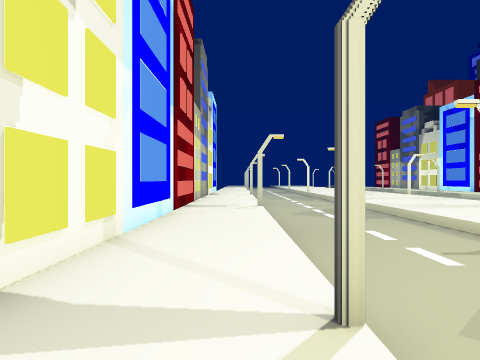
view 1 (above)

24 first-person views from a walk through a scene from a Unity 3-D project. The camera is 0.72 m above the floor, looks level and sees 70° across. The floor is counted in squares, 1 m on a side. Each view is taken from the middle of a square. On the plan, view 1 faces up. The plan holds only what a view shows up to about 11 squares ahead; the rest is blank. The place goes on beyond the plan. The player is left out.

view 2
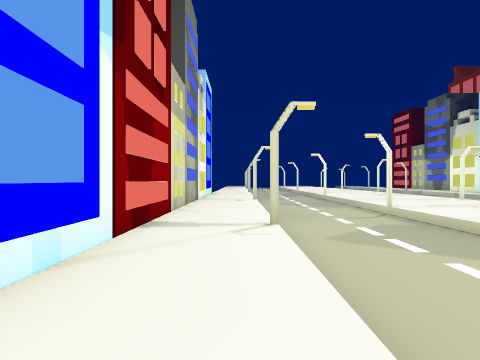

view 3
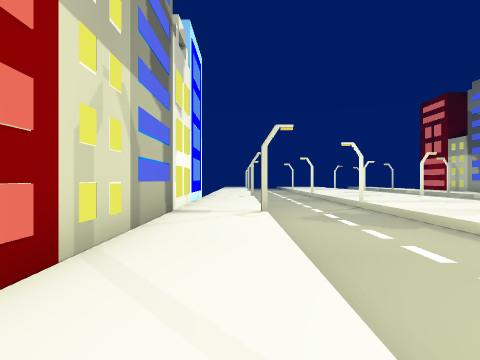

view 4
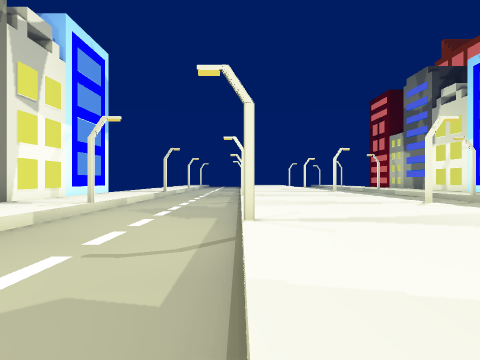

view 5
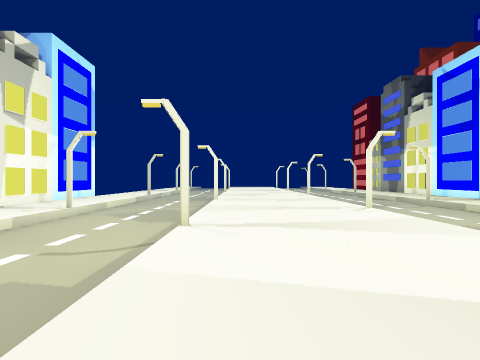

view 6
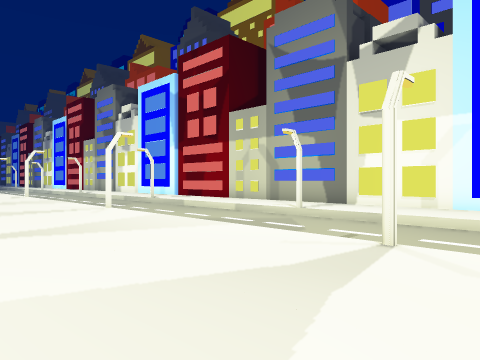

view 7
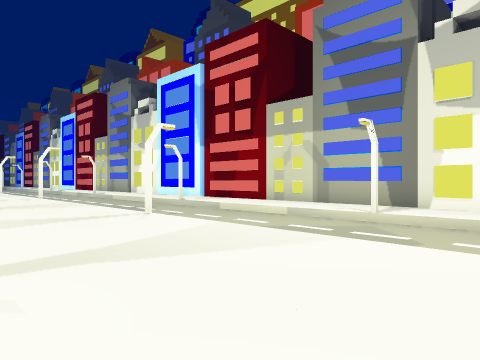

view 8
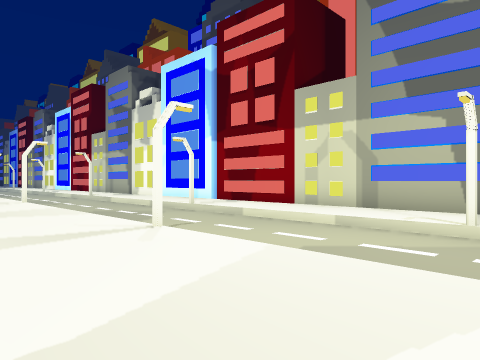

view 9
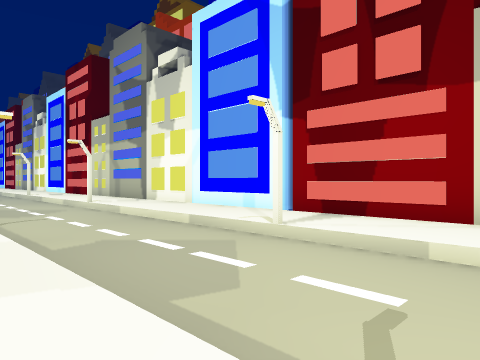

view 10
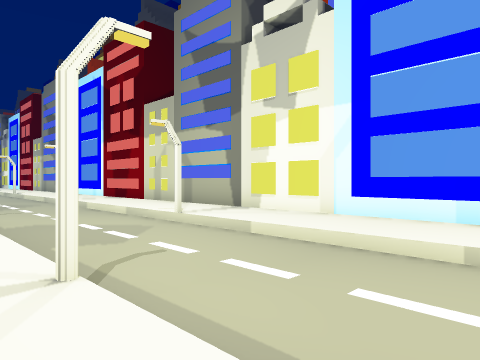

view 11
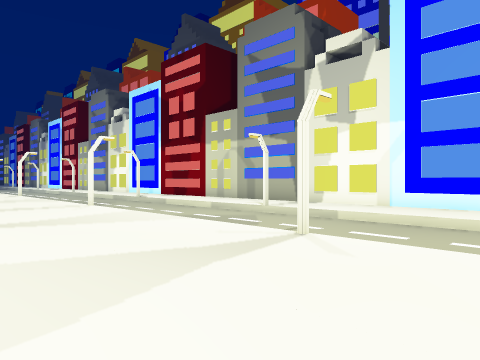

view 12
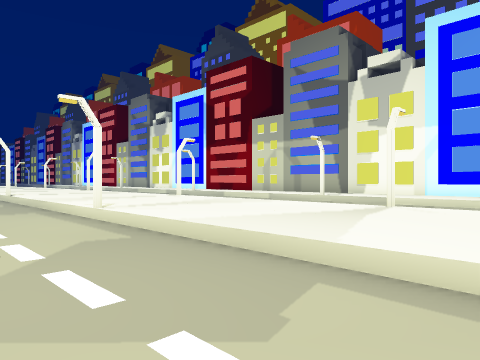

view 13
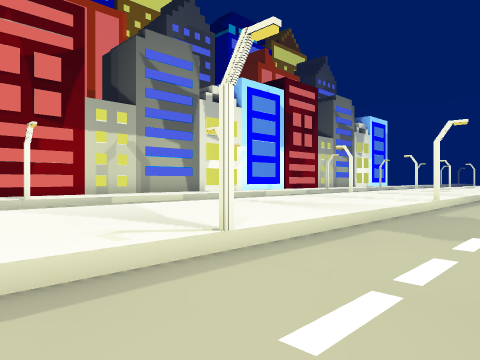

view 14
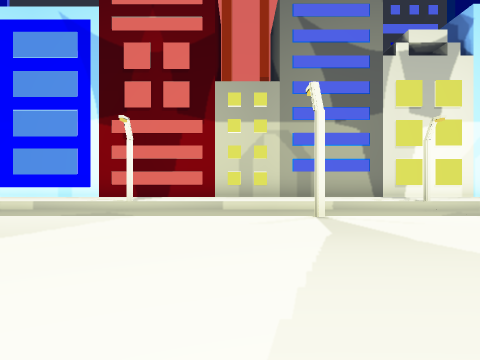

view 15
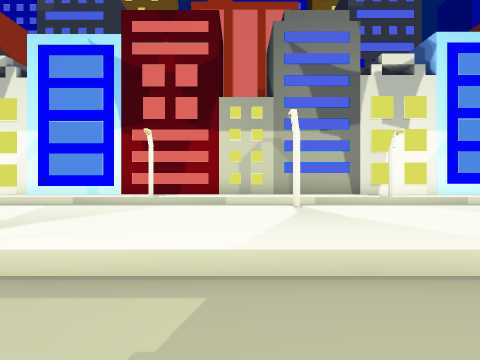

view 16
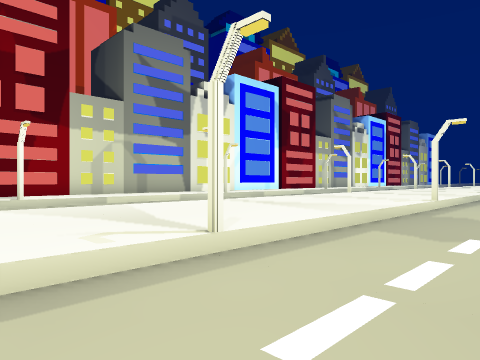

view 17
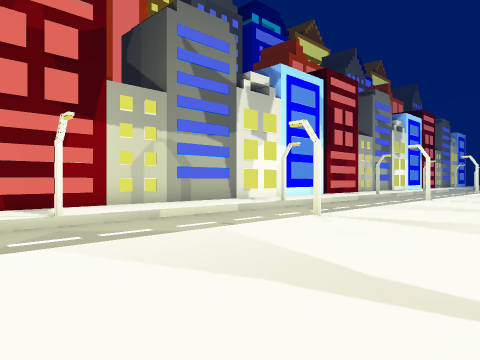

view 18
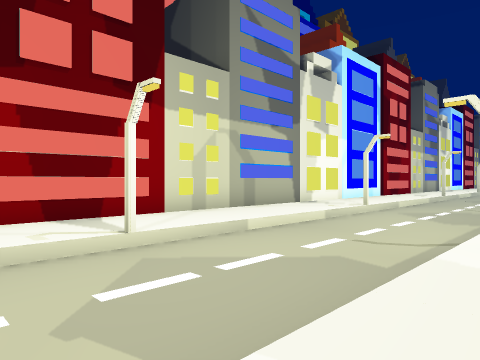

view 19
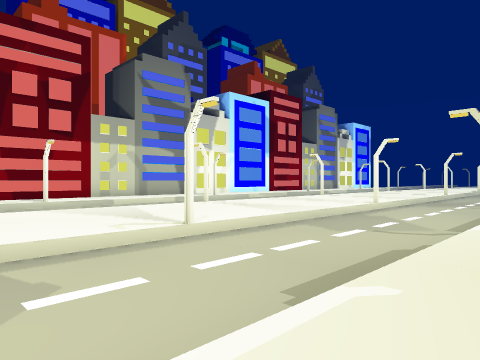

view 20
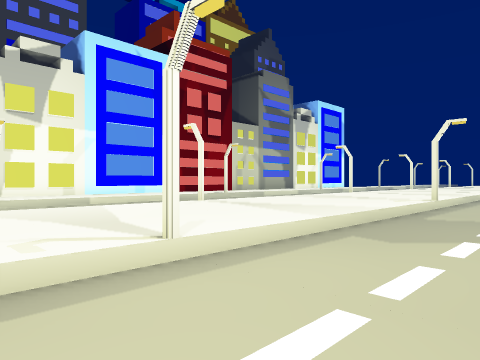

view 21
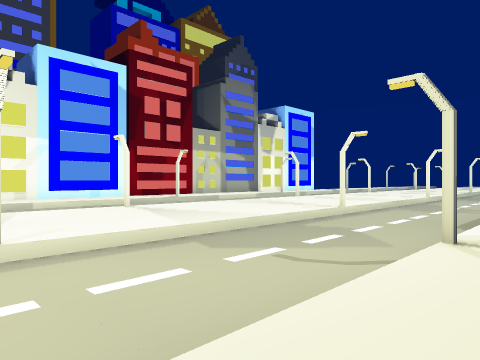

view 22
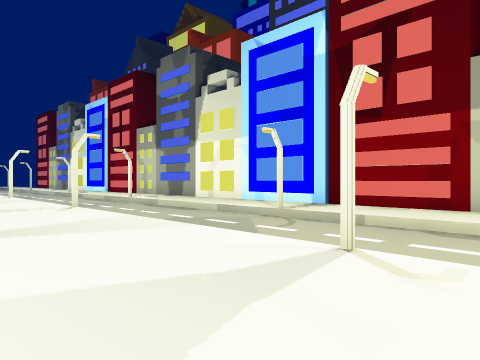

view 23
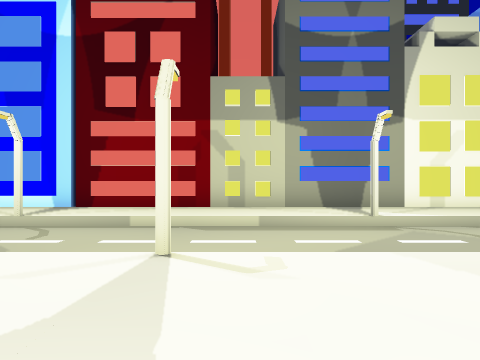

view 24
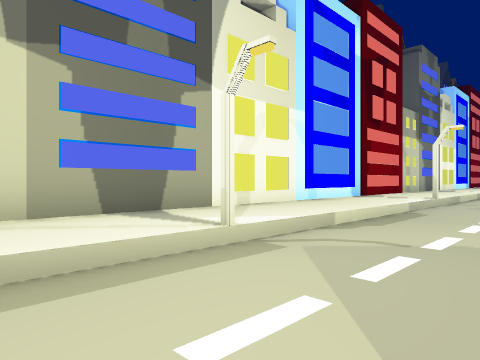

### Floor plan
Key: @ floor where view 1 was taken; # wall or solid block; . main floor; - floor 0.2 m lower than the main floor; / step, stairs or slope; B building.
Columns run from 4 left of view 1 to 16 right of it. Each row starts with its distance up from view 1.
 20   B..---/.... --
 19   B..---/.... --/
 18   B..---/.... --/
 17   B..#--/...#---
 16   B..---/....---
 15   B..---/....--
 14   B..---/....
 13   B..---#.... --
 12   B..---/....---
 11   B..---/....---
 10   B..#--/...#---
  9   B..---/....---/
  8   B..---/....---/
  7   B..---/....---/..B
  6   B..---/....---/..B
  5   B..---#....---#..B
  4  BB..---/....---/..B
  3  BB..---/....---/..B
  2 BBB..#--/...#---/..BB
  1   B..---/....---/..B
  0   B.@---/....---/..BB
 -1   B..---/....---/..B
 -2   B..---#....---#..B
 -3   B..---/....---/..B
 -4   B..---/....---/..B
 -5   B..---/....---/..B
 -6   B..#--/...#---/..BB
 -7   B..---/....---/..B
 -8   B..---/....---/..B
 -9   B..---/....---/..B
-10   B..---#....---#..
-11   B..---/....---/.
-12   B..---/....--
-13   B..#--/...#--
-14  BB..---/....--
-15   B..---/....--
-16   B..---/....--
-17 BBB..---#....--
-18   B..---/....---
-19   B..---/....--
-20   B..---/....---
-21   B..#--/...#---
-22 BBB..---/....---
-23   B..---/....---

Positions as (right, up) in squares from view 1, and headings:
1: (0, 0), facing up
2: (0, 4), facing up
3: (0, 9), facing up
4: (4, 9), facing up
5: (5, 8), facing up
6: (8, 7), facing down-left
7: (8, 5), facing down-left
8: (7, 3), facing down-left
9: (5, -2), facing down-left
10: (5, -7), facing down-left
11: (8, -7), facing down-left
12: (11, -7), facing down-left
13: (11, -8), facing up-left
14: (9, -18), facing left
15: (11, -18), facing left
16: (11, -23), facing up-left
17: (8, -23), facing up-left
18: (5, -23), facing up-left
19: (13, -9), facing up-left
20: (11, 0), facing up-left
21: (13, 1), facing up-left
22: (5, 0), facing up-right
23: (5, 1), facing right
24: (9, 1), facing down-right
